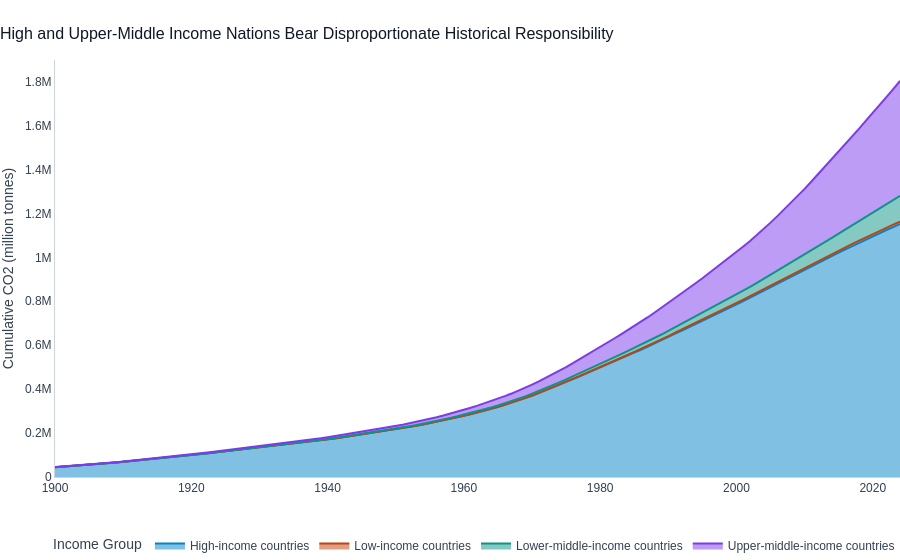

Notebook cell for this chart:
### Markdown cell above
## 5. Historical Responsibility
**Question:** How do cumulative CO2 emissions compare between developed and developing nations over the last century?

### Code cell
df_hist = df[(df['country'].isin(income_groups)) & (df['year'] >= 1900)].copy()

fig = px.area(df_hist, x='year', y='cumulative_co2', color='country',
              color_discrete_sequence=colors_seq,
              labels={'cumulative_co2': 'Cumulative CO2 (million tonnes)', 'year': 'Year', 'country': 'Income Group'})
apply_plotly_theme(fig, "High and Upper-Middle Income Nations Bear Disproportionate Historical Responsibility", "Cumulative CO2 (million tonnes)")
fig.show()
